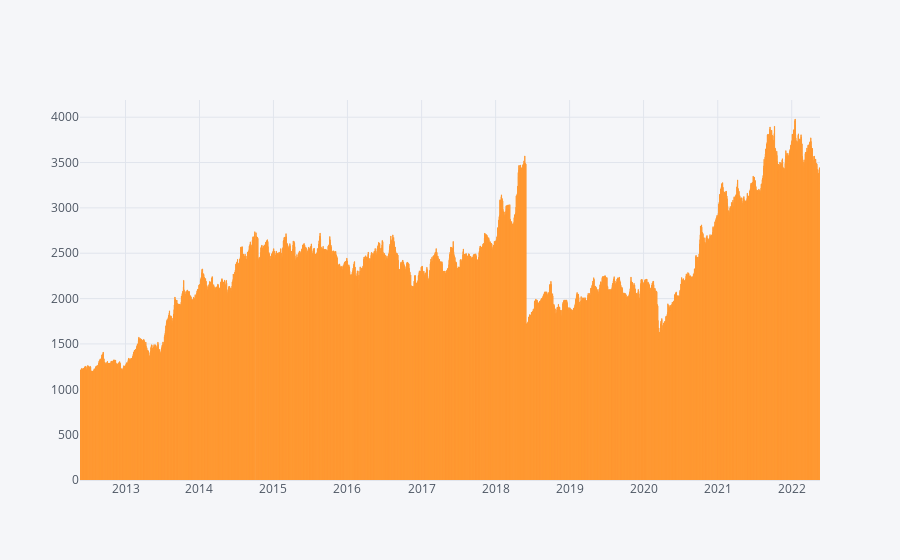

The cell this chart's notebook holds for it:
### Code cell
df_low=pd.DataFrame()
df_low["TCS"]=df.Low
# TCS low prices

# Making Date as a Index 
df_low["Date"]=df.Date
df_low=df_low.set_index("Date")
df_low.iplot(kind="bar")

### Figure 1 — Plotly figure (JSON) as saved in the notebook; plotly's stock layout.template omitted (floating-point values rounded to 4 significant figures; data arrays with more than 128 entries replaced by an {"elided": "..."} marker saying what was removed)
{"data": [{"marker": {"color": "rgba(255, 153, 51, 0.6)", "line": {"color": "rgba(255, 153, 51, 1.0)", "width": 1}}, "name": "TCS", "orientation": "v", "text": "", "type": "bar", "x": {"elided": "2475 str values"}, "y": {"elided": "2475 float values"}}], "layout": {"legend": {"bgcolor": "#F5F6F9", "font": {"color": "#4D5663"}}, "paper_bgcolor": "#F5F6F9", "plot_bgcolor": "#F5F6F9", "title": {"font": {"color": "#4D5663"}}, "xaxis": {"gridcolor": "#E1E5ED", "showgrid": true, "tickfont": {"color": "#4D5663"}, "title": {"font": {"color": "#4D5663"}, "text": ""}, "zerolinecolor": "#E1E5ED"}, "yaxis": {"gridcolor": "#E1E5ED", "showgrid": true, "tickfont": {"color": "#4D5663"}, "title": {"font": {"color": "#4D5663"}, "text": ""}, "zerolinecolor": "#E1E5ED"}}}
